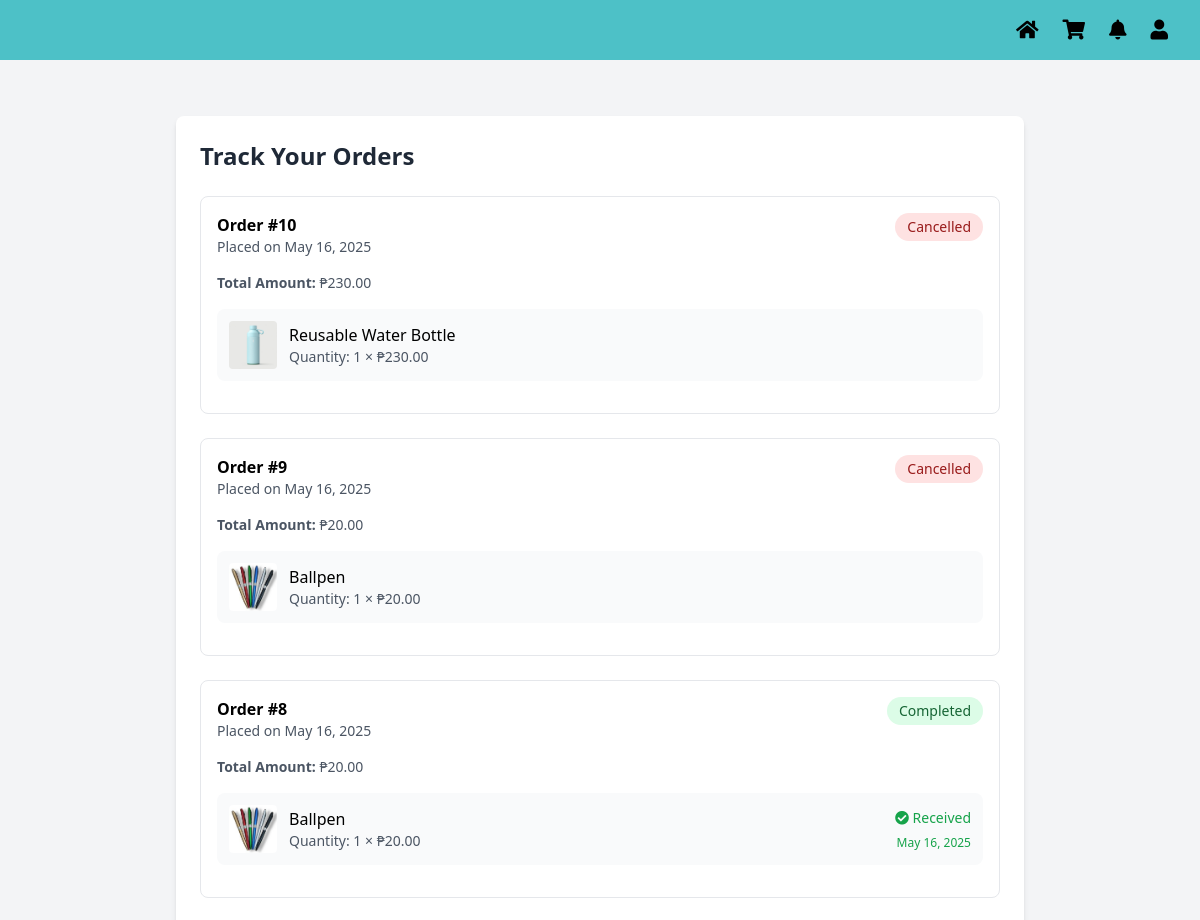
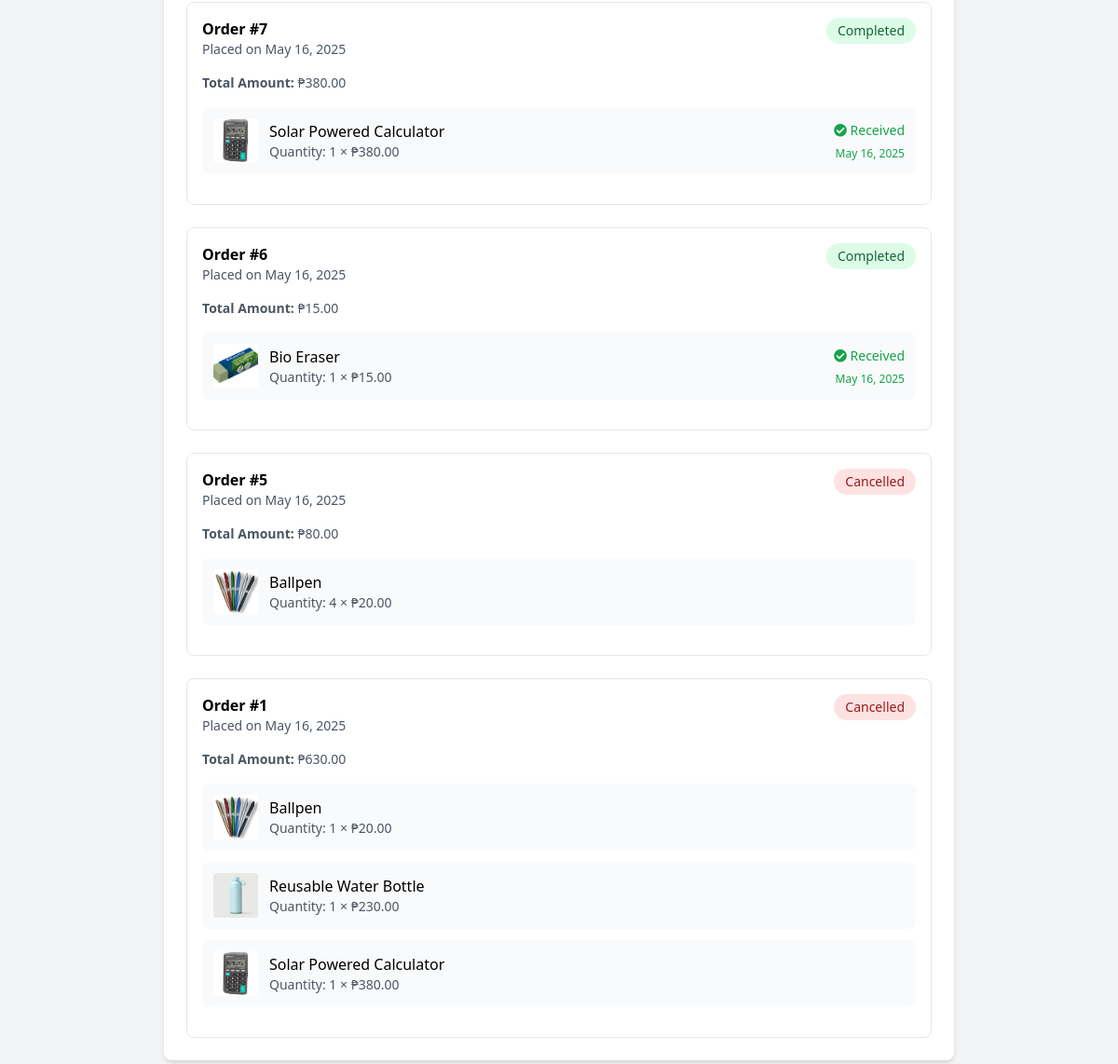
Screenshot of /EcoT/pages/track_orders.php (signed in) with the database file from the repository (2 pictures, top to bottom).
### tables this page shows
CREATE TABLE `order_items` (
  `id` int(11) NOT NULL,
  `order_id` int(11) NOT NULL,
  `product_id` int(11) NOT NULL,
  `quantity` int(11) NOT NULL,
  `price` decimal(10,2) NOT NULL,
  `received` tinyint(1) DEFAULT 0,
  `received_at` timestamp NULL DEFAULT NULL
);

CREATE TABLE `orders` (
  `id` int(11) NOT NULL,
  `user_id` int(11) NOT NULL,
  `total_amount` decimal(10,2) NOT NULL,
  `status` enum('pending','processing','completed','cancelled') DEFAULT 'pending',
  `tracking_number` varchar(50) DEFAULT NULL,
  `created_at` timestamp NOT NULL DEFAULT current_timestamp()
);

CREATE TABLE `products` (
  `id` int(11) NOT NULL,
  `name` varchar(255) NOT NULL,
  `description` text DEFAULT NULL,
  `price` decimal(10,2) NOT NULL,
  `stock` int(11) NOT NULL DEFAULT 0,
  `image` varchar(255) DEFAULT NULL,
  `rating` int(11) DEFAULT 0,
  `created_at` timestamp NOT NULL DEFAULT current_timestamp()
);

### EcoT/pages/track_orders.php (the view, shortened to what this page needs)
<?php
require_once '../config/db.php';
try {
    $stmt = $conn->prepare("
        SELECT o.*,
               oi.id as item_id,
               oi.quantity,
               oi.price,
               oi.received,
               oi.received_at,
               p.name as product_name,
               p.image
        FROM orders o
        JOIN order_items oi ON o.id = oi.order_id
        JOIN products p ON oi.product_id = p.id
        WHERE o.user_id = :user_id
        ORDER BY o.created_at DESC, oi.id ASC
    ");
    $stmt->bindParam(':user_id', $_SESSION['user_id']);
    $stmt->execute();
    $order_items = $stmt->fetchAll(PDO::FETCH_ASSOC);
    $orders = [];
    foreach ($order_items as $item) {
        $order_id = $item['id'];
        if (!isset($orders[$order_id])) {
            $orders[$order_id] = [
                'id' => $order_id,
                'created_at' => $item['created_at'],
                'status' => $item['status'],
                'total_amount' => $item['total_amount'],
                'items' => []
            ];
        }
        $orders[$order_id]['items'][] = $item;
    }
} catch (PDOException $e) {
    $_SESSION['error'] = "Error fetching orders: " . $e->getMessage();
    $orders = [];
}
?>
<!DOCTYPE html>
<html lang="en">
<head>
    <script src="https://cdn.tailwindcss.com"></script>
    <link rel="stylesheet" href="https://cdnjs.cloudflare.com/ajax/libs/font-awesome/5.15.3/css/all.min.css"/>
</head>
<body class="bg-gray-100 min-h-screen">
    <header class="bg-[#4dc1c7] flex justify-end items-center gap-6 px-8 py-4">
        <a href="dashboard.php"><i class="fas fa-home text-black text-xl"></i></a>
        <a href="cart.php"><i class="fas fa-shopping-cart text-black text-xl"></i></a>
        <a href="notifications.php"><i class="fas fa-bell text-black text-xl"></i></a>
        <a href="profile.php"><i class="fas fa-user text-black text-xl"></i></a>
    </header>
    <main class="max-w-4xl mx-auto mt-8 p-6">
        <div class="bg-white rounded-lg shadow-md p-6">
            <h1 class="text-2xl font-bold text-gray-800 mb-6">Track Your Orders</h1>
            <?php if (empty($orders)): ?>
                <div class="text-center py-8">
                    <i class="fas fa-box-open text-gray-400 text-5xl mb-4"></i>
                    <p class="text-gray-600">You haven't placed any orders yet.</p>
                    <a href="dashboard.php" class="inline-block mt-4 text-blue-600 hover:text-blue-800">
                        Start Shopping
                    </a>
                </div>
            <?php else: ?>
                <div class="space-y-6">
                    <?php foreach ($orders as $order): ?>
                        <div class="border rounded-lg p-4">
                            <div class="flex justify-between items-start mb-4">
                                <div>
                                    <h3 class="font-semibold">Order #<?php echo $order['id']; ?></h3>
                                    <p class="text-sm text-gray-600">
                                        Placed on <?php echo date('F j, Y', strtotime($order['created_at'])); ?>
                                    </p>
                                </div>
                                <div class="text-right">
                                    <span class="inline-block px-3 py-1 rounded-full text-sm font-medium
                                        <?php
                                        switch($order['status']) {
                                            case 'completed':
                                                echo 'bg-green-100 text-green-800';
                                                break;
                                            case 'cancelled':
                                                echo 'bg-red-100 text-red-800';
                                                break;
                                        }
                                        ?>">
                                        <?php echo ucfirst($order['status']); ?>
                                    </span>
                                </div>
                            </div>
                            <div class="mb-4">
                                <p class="text-sm text-gray-600 mb-2">
                                    <strong>Total Amount:</strong> ₱<?php echo number_format($order['total_amount'], 2); ?>
                                </p>
                                <div class="mt-4 space-y-3">
                                    <?php foreach ($order['items'] as $item): ?>
                                        <div class="flex items-center justify-between p-3 bg-gray-50 rounded-lg">
                                            <div class="flex items-center space-x-3">
                                                <?php if ($item['image']): ?>
                                                    <img src="../uploads/<?php echo htmlspecialchars($item['image']); ?>"
                                                         alt="<?php echo htmlspecialchars($item['product_name']); ?>"
                                                         class="w-12 h-12 object-cover rounded">
                                                <?php else: ?>
                                                    <div class="w-12 h-12 bg-gray-200 rounded flex items-center justify-center">
                                                        <i class="fas fa-image text-gray-400"></i>
                                                    </div>
                                                <?php endif; ?>
                                                <div>
                                                    <p class="font-medium"><?php echo htmlspecialchars($item['product_name']); ?></p>
                                                    <p class="text-sm text-gray-600">
                                                        Quantity: <?php echo $item['quantity']; ?> × ₱<?php echo number_format($item['price'], 2); ?>
                                                    </p>
                                                </div>
                                            </div>
                                            <div class="text-right">
                                                <?php if ($item['received']): ?>
                                                    <span class="text-green-600 text-sm">
                                                        <i class="fas fa-check-circle"></i> Received
                                                        <br>
                                                        <span class="text-xs">
                                                            <?php echo date('M j, Y', strtotime($item['received_at'])); ?>
                                                        </span>
                                                    </span>
                                                <?php endif; ?>
                                            </div>
                                        </div>
                                    <?php endforeach; ?>
                                </div>
                            </div>
                        </div>
                    <?php endforeach; ?>
                </div>
            <?php endif; ?>
        </div>
    </main>
</body>
</html>

### rows the page displays
order_items: order "10", order.created_at "May 16, 2025", order.status "Cancelled", order.total_amount "230.00", product.image (picture), product.name "Reusable Water Bottle", quantity "1", price "230.00"
order_items: order "9", order.created_at "May 16, 2025", order.status "Cancelled", order.total_amount "20.00", product.image (picture), product.name "Ballpen", quantity "1", price "20.00"
order_items: order "8", order.created_at "May 16, 2025", order.status "Completed", order.total_amount "20.00", product.image (picture), product.name "Ballpen", quantity "1", price "20.00", received_at "May 16, 2025"
order_items: order "7", order.created_at "May 16, 2025", order.status "Completed", order.total_amount "380.00", product.image (picture), product.name "Solar Powered Calculator", quantity "1", price "380.00", received_at "May 16, 2025"
order_items: order "6", order.created_at "May 16, 2025", order.status "Completed", order.total_amount "15.00", product.image (picture), product.name "Bio Eraser", quantity "1", price "15.00", received_at "May 16, 2025"
order_items: order "5", order.created_at "May 16, 2025", order.status "Cancelled", order.total_amount "80.00", product.image (picture), product.name "Ballpen", quantity "4", price "20.00"
order_items: product.image (picture), product.name "Ballpen", quantity "1", price "20.00"
order_items: product.image (picture), product.name "Reusable Water Bottle", quantity "1", price "230.00"
order_items: product.image (picture), product.name "Solar Powered Calculator", quantity "1", price "380.00"

### other values shown
$order['id'] "1"
date('F j, Y', strtotime($order['created_at'])) "May 16, 2025"
$order['status'] "Cancelled"
$order['total_amount'] "630.00"
